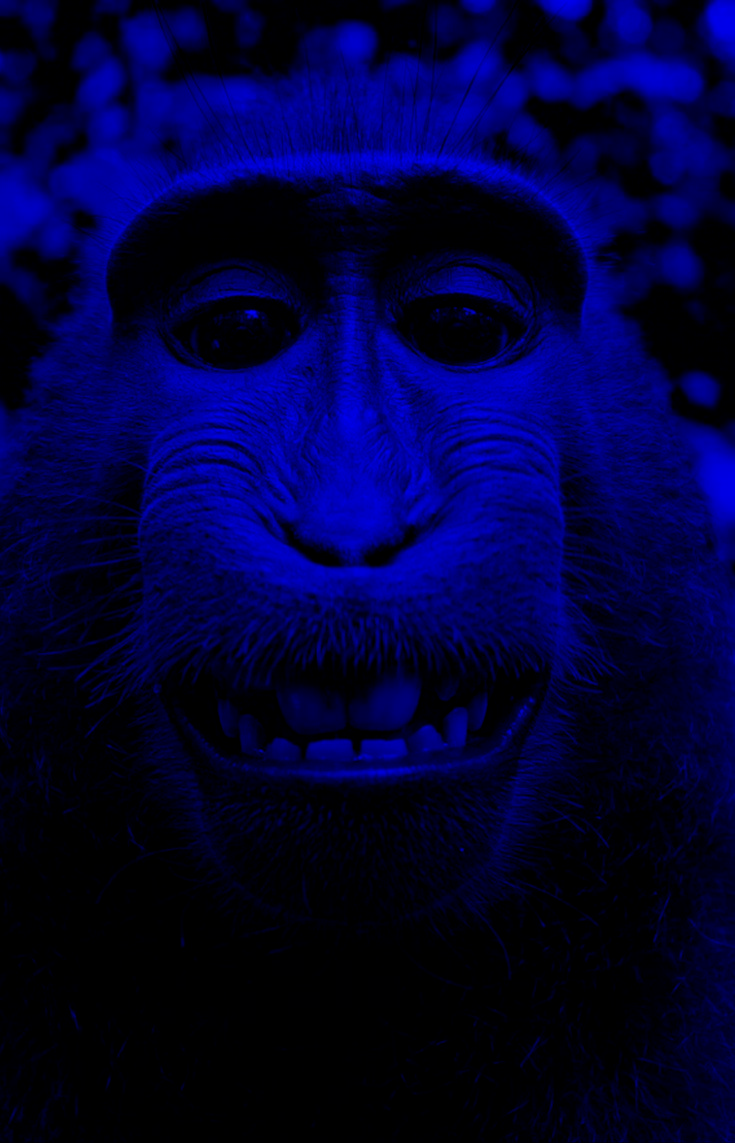
#> input picture images/BLUE CHANNEL.png, 735 x 1143 px
$ python -i filtering.py   (imports and definitions only)   (older library calls are emulated)
#> lines starting #> are read from the running program, lines starting #| are printed output that depends on the picture
#> further down, picture is the input picture: shape (1143, 735, 3); mean B, G, R 56.5, 0, 0
import cv2
import numpy as np

def mean_filter(image, kernel_size=15):
    """
    Mean filter dengan kernel besar (default 15) agar blur terlihat jelas.
    """
    if kernel_size % 2 == 0:
        kernel_size += 1
    return cv2.blur(image, (kernel_size, kernel_size))

def gaussian_filter(image, kernel_size=15, sigma=5.0):
    """
    Gaussian filter dengan kernel besar dan sigma tinggi.
    """
    if kernel_size % 2 == 0:
        kernel_size += 1
    return cv2.GaussianBlur(image, (kernel_size, kernel_size), sigma)

def sharpen(image, strength=3.0):
    """
    Penajaman dengan kernel Laplacian yang diperkuat.
    strength=3.0 memberikan efek tajam yang sangat terlihat.
    """
    kernel = np.array([[-1, -1, -1],
                       [-1,  9, -1],
                       [-1, -1, -1]]) * strength
    sharpened = cv2.filter2D(image, -1, kernel)
    return np.clip(sharpened, 0, 255).astype(np.uint8)

def unsharp_mask(image, strength=2.0, radius=5):
    """
    Unsharp masking: sharpening dengan mengurangi versi blur.
    Lebih alami dan bisa dikontrol.
    """
    blurred = cv2.GaussianBlur(image, (radius, radius), 0)
    sharpened = cv2.addWeighted(image, 1.0 + strength, blurred, -strength, 0)
    return np.clip(sharpened, 0, 255).astype(np.uint8)

def sobel_edge_detection(image):
    """
    Deteksi tepi dengan Sobel (tetap seperti semula, sudah jelas terlihat).
    """
    if len(image.shape) == 3:
        gray = cv2.cvtColor(image, cv2.COLOR_BGR2GRAY)
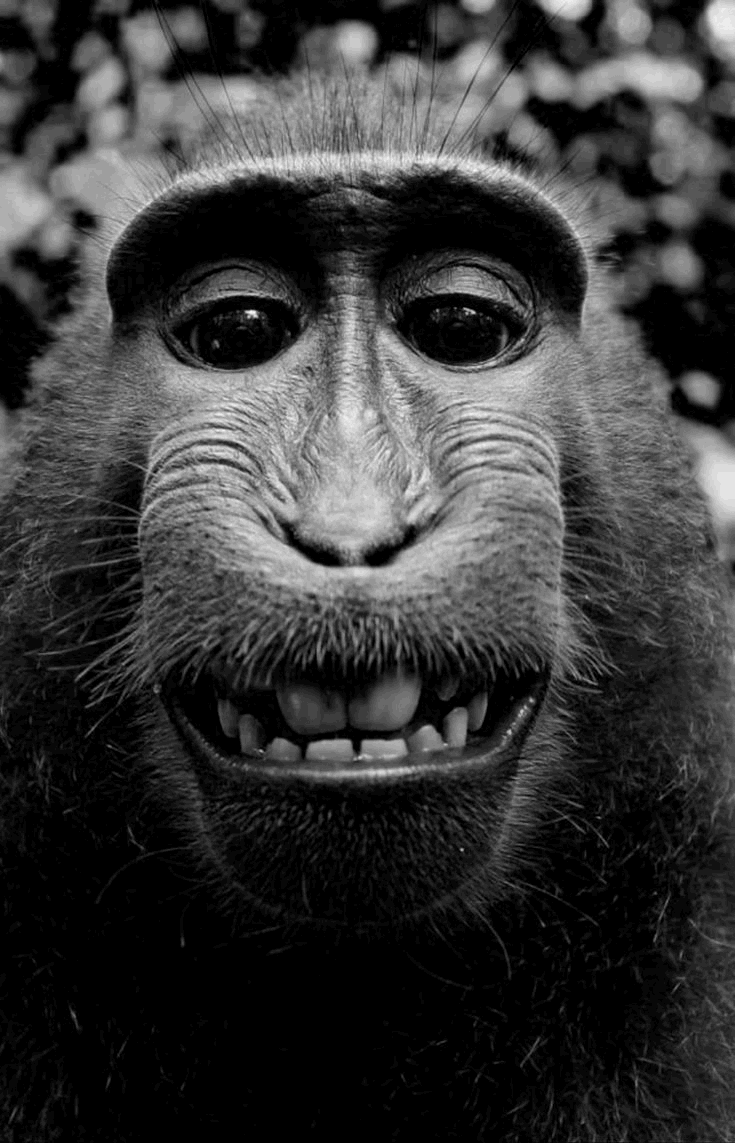
#> gray: shape (1143, 735); min 0, max 29, mean 6.4; drawn with min black and max white
    else:
        gray = image

    sobel_x = cv2.Sobel(gray, cv2.CV_64F, 1, 0, ksize=3)
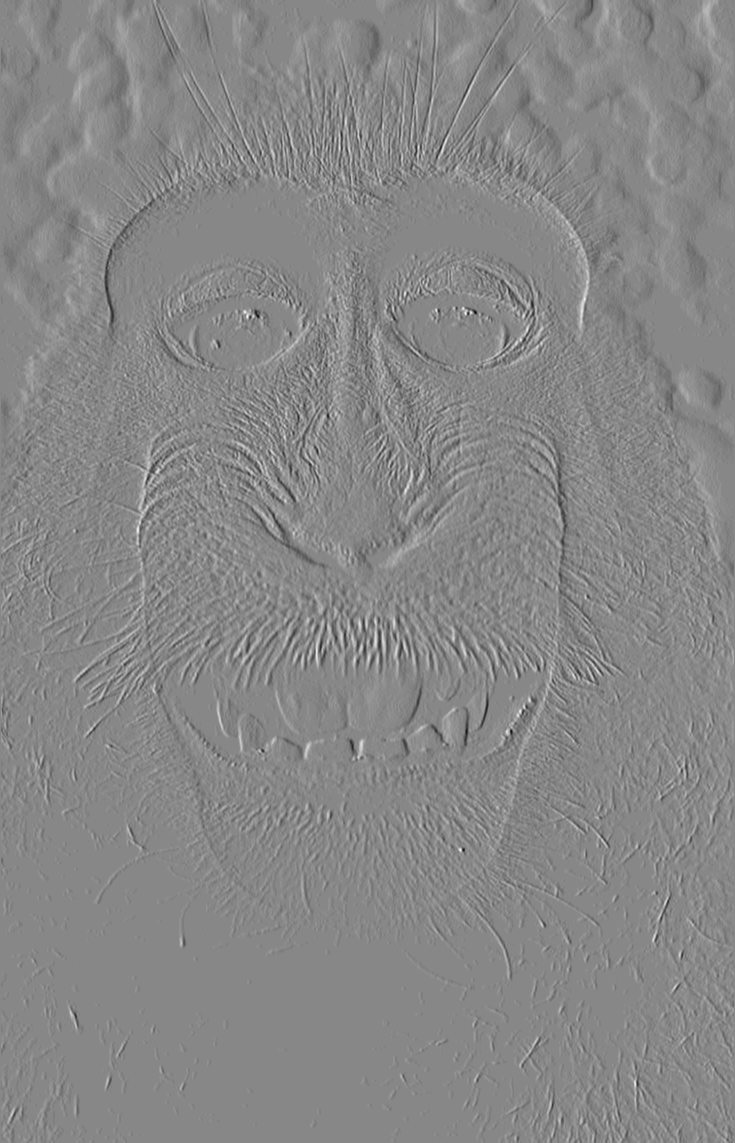
#> sobel_x: shape (1143, 735) float64; min -61, max 54, mean 0; drawn with min black and max white
    sobel_y = cv2.Sobel(gray, cv2.CV_64F, 0, 1, ksize=3)
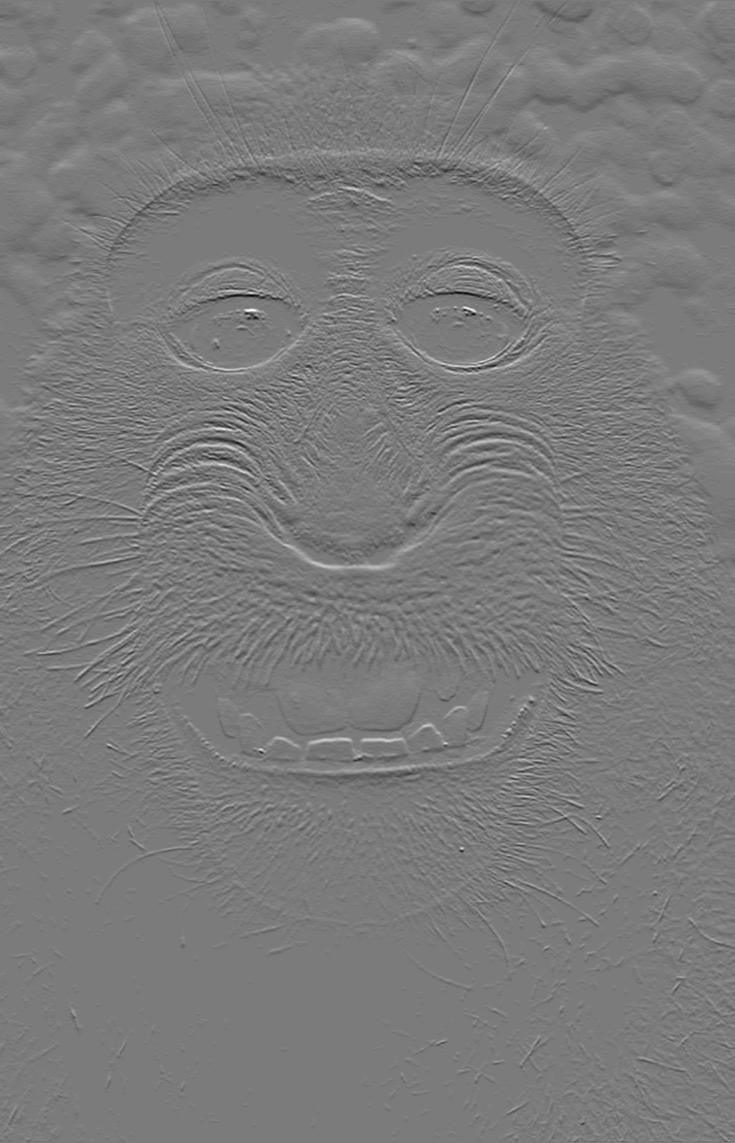
#> sobel_y: shape (1143, 735) float64; min -75, max 80, mean 0; drawn with min black and max white
    magnitude = np.sqrt(sobel_x**2 + sobel_y**2)
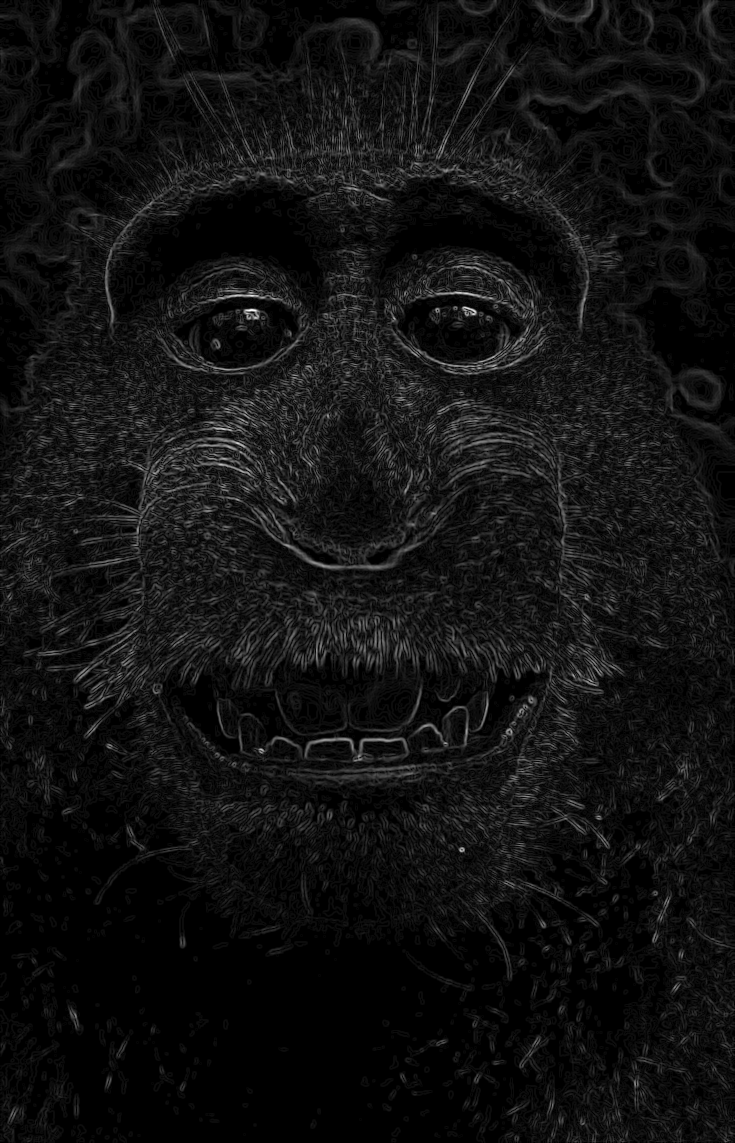
#> magnitude: shape (1143, 735) float64; min 0, max 82.46, mean 5.7; drawn with min black and max white
    magnitude = np.uint8(np.clip(magnitude, 0, 255))
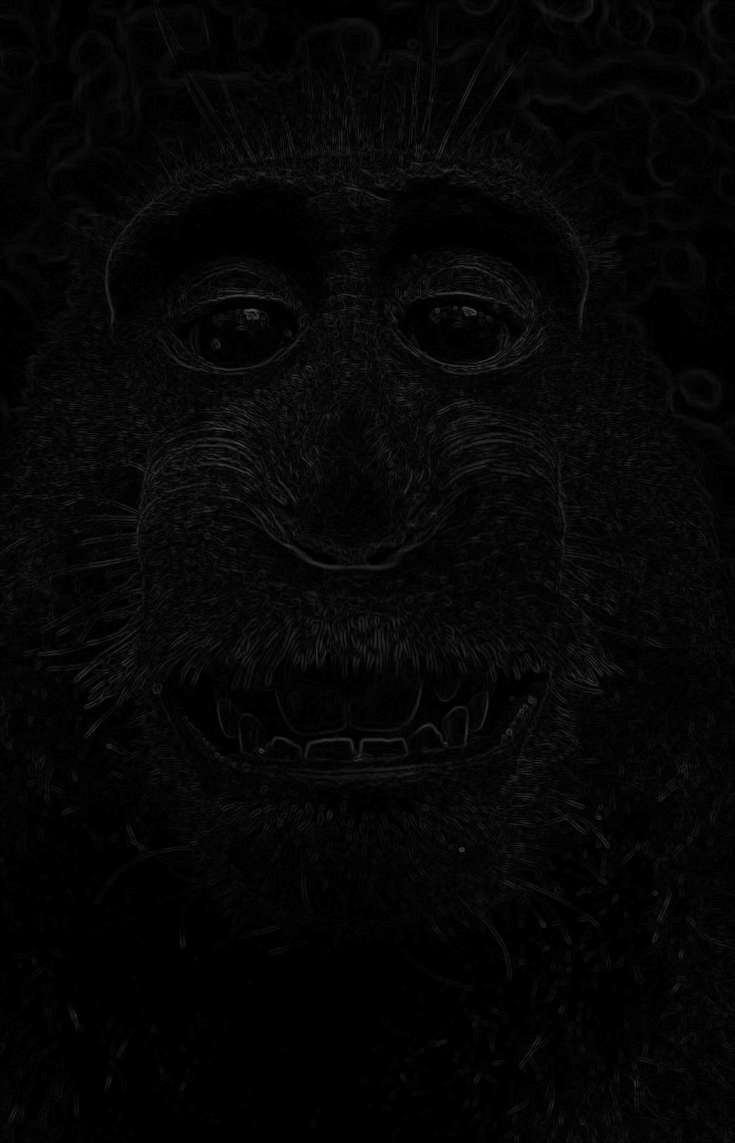
#> magnitude: shape (1143, 735); min 0, max 82, mean 5.5
    return magnitude

>>> import cv2
>>> picture = cv2.imread('../images/BLUE CHANNEL.png')
>>> result = sobel_edge_detection(picture)

$ run again, on images/BRIGHTNESS -.png
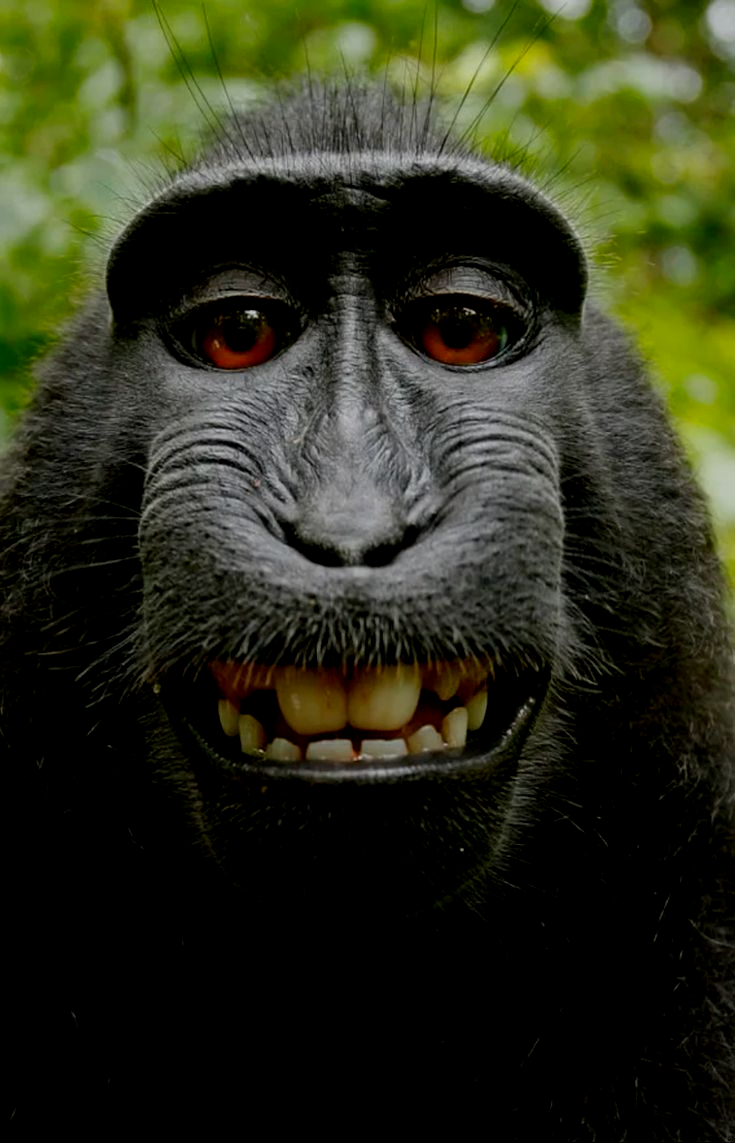
#> input picture images/BRIGHTNESS -.png, 735 x 1143 px
#> picture is the input picture: shape (1143, 735, 3); mean B, G, R 28.1, 48.4, 44.9
#> in sobel_edge_detection, `magnitude = np.sqrt(sobel_x**2 + sobel_y**2)`:
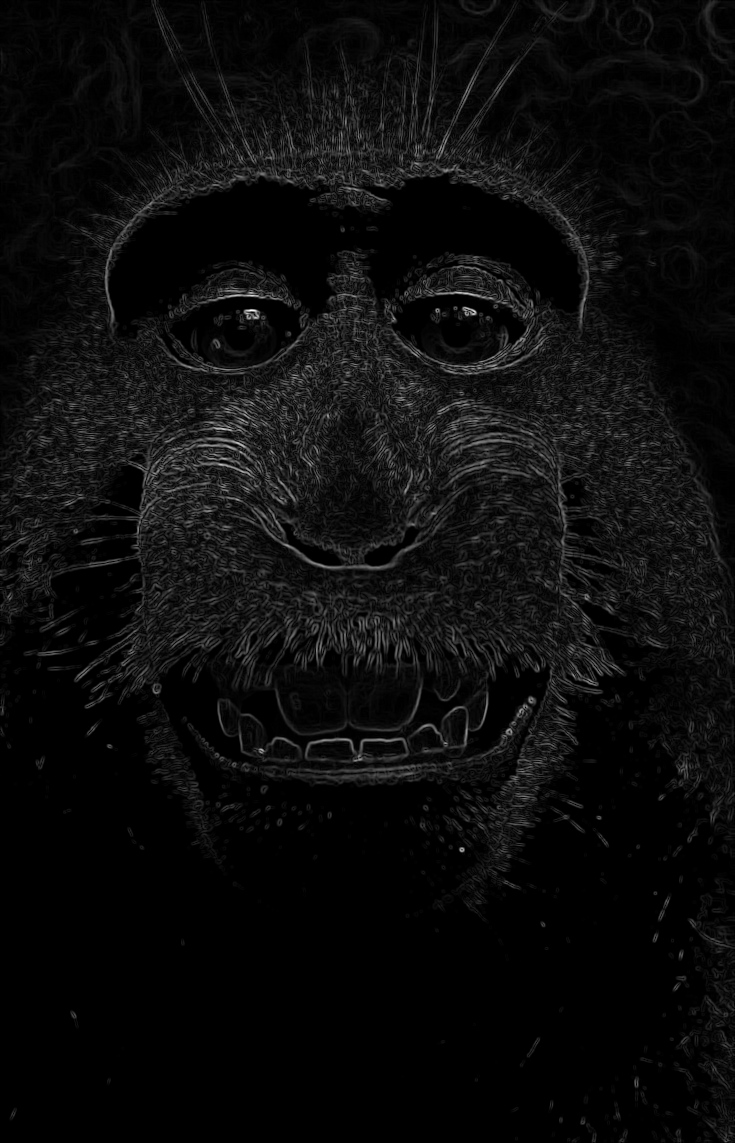
#> magnitude: shape (1143, 735) float64; min 0, max 717.2, mean 34.4; drawn with min black and max white
#> in sobel_edge_detection, `magnitude = np.uint8(np.clip(magnitude, 0, 255))`:
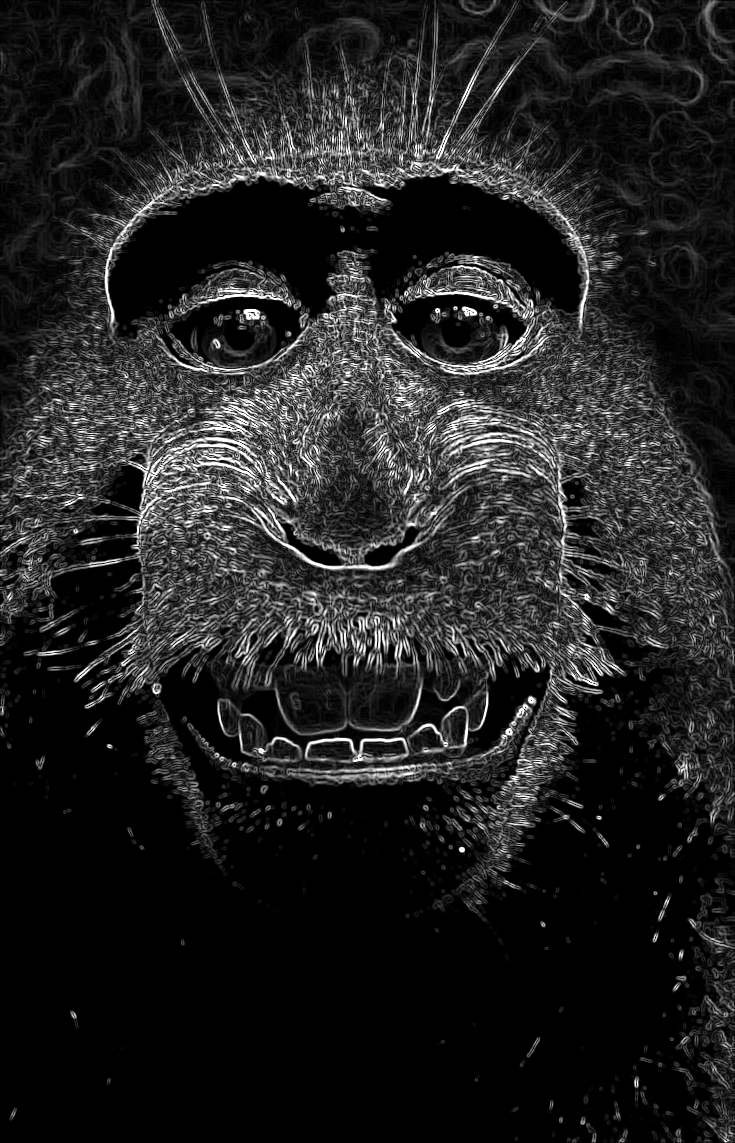
#> magnitude: shape (1143, 735); min 0, max 255, mean 33.8
